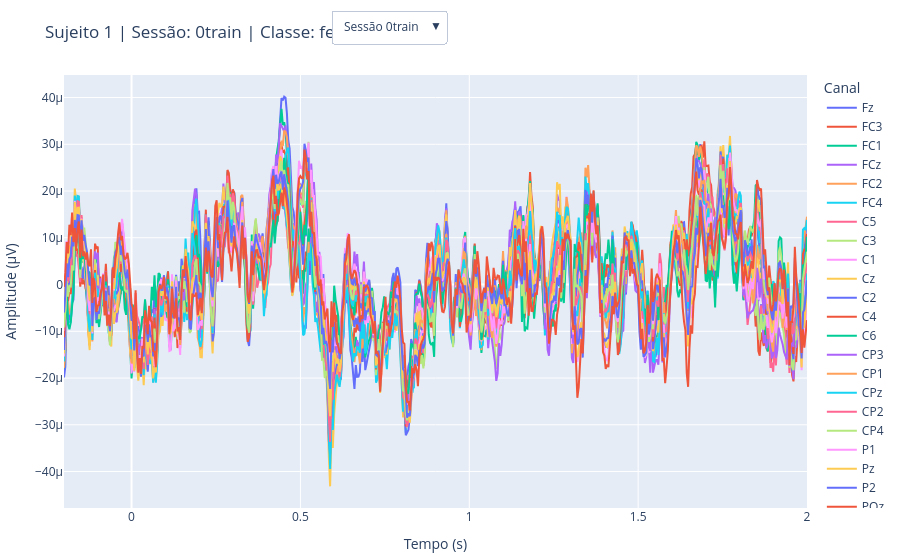

Notebook code for this chart:
### Code cell
# SELECIONAR SESSÃO

participant = 1
dataset = BNCI2014_001()
data = dataset.get_data(subjects=[participant])

session_keys = list(data[participant].keys())

classe_alvo = None   
idx = 0               # índice do trial dentro de cada sessão
ch_names = None
n_ch = None

fig = go.Figure()
traces_por_sessao = []

for s_idx, session_key in enumerate(session_keys):
    # pega o primeiro run dessa sessão
    run_key = list(data[participant][session_key].keys())[0]
    raw = data[participant][session_key][run_key]

    events, event_id = mne.events_from_annotations(raw)
    epochs = mne.Epochs(raw, events, event_id=event_id,
                         tmin=0, tmax=4.0, baseline=None, preload=True)
    epochs.pick('eeg')

    if ch_names is None:
        ch_names = epochs.ch_names
        n_ch = len(ch_names)
        classe_alvo = list(event_id.keys())[0]  

    ep_classe = epochs[classe_alvo]
    trial = ep_classe[idx].get_data()[0]
    times = ep_classe.times

    inicio = len(fig.data)
    for ch_idx, ch_name in enumerate(ch_names):
        fig.add_trace(go.Scatter(
            x=times,
            y=trial[ch_idx],
            mode='lines',
            name=ch_name,
            legendgroup=f"sessao_{s_idx}",
            visible=(s_idx == 0)   
        ))
    traces_por_sessao.append((inicio, inicio + n_ch))


total_traces = len(fig.data)
buttons = []

for s_idx, session_key in enumerate(session_keys):
    visible_mask = [False] * total_traces
    inicio, fim = traces_por_sessao[s_idx]
    for i in range(inicio, fim):
        visible_mask[i] = True

    buttons.append(dict(
        label=f"Sessão {session_key}",
        method="update",
        args=[
            {"visible": visible_mask},
            {"title": f"Sujeito {participant} | Sessão: {session_key} | Classe: {classe_alvo} | Trial {idx+1}"}
        ]
    ))

fig.update_layout(
    updatemenus=[
        dict(
            buttons=buttons,
            direction="down",
            showactive=True,
            x=0.36,
            xanchor="left",
            y=1.15,
            yanchor="top"
        ),
    ],
    title=f"Sujeito {participant} | Sessão: {session_keys[0]} | Classe: {classe_alvo} | Trial {idx+1}",
    xaxis_title="Tempo (s)",
    yaxis_title="Amplitude (µV)",
    margin=dict(l=10, r=10, t=60, b=10),
    legend_title="Canal"
)

display(fig)

### Figure 1 — Plotly figure (JSON) as saved in the notebook; plotly's stock layout.template omitted (floating-point values rounded to 4 significant figures; data arrays with more than 128 entries replaced by an {"elided": "..."} marker saying what was removed)
{"data": [{"legendgroup": "sessao_0", "mode": "lines", "name": "Fz", "type": "scatter", "visible": true, "x": {"elided": "551 float values"}, "y": {"elided": "551 float values"}}, {"legendgroup": "sessao_0", "mode": "lines", "name": "FC3", "type": "scatter", "visible": true, "x": {"elided": "551 float values"}, "y": {"elided": "551 float values"}}, {"legendgroup": "sessao_0", "mode": "lines", "name": "FC1", "type": "scatter", "visible": true, "x": {"elided": "551 float values"}, "y": {"elided": "551 float values"}}, {"legendgroup": "sessao_0", "mode": "lines", "name": "FCz", "type": "scatter", "visible": true, "x": {"elided": "551 float values"}, "y": {"elided": "551 float values"}}, {"legendgroup": "sessao_0", "mode": "lines", "name": "FC2", "type": "scatter", "visible": true, "x": {"elided": "551 float values"}, "y": {"elided": "551 float values"}}, {"legendgroup": "sessao_0", "mode": "lines", "name": "FC4", "type": "scatter", "visible": true, "x": {"elided": "551 float values"}, "y": {"elided": "551 float values"}}, {"legendgroup": "sessao_0", "mode": "lines", "name": "C5", "type": "scatter", "visible": true, "x": {"elided": "551 float values"}, "y": {"elided": "551 float values"}}, {"legendgroup": "sessao_0", "mode": "lines", "name": "C3", "type": "scatter", "visible": true, "x": {"elided": "551 float values"}, "y": {"elided": "551 float values"}}, {"legendgroup": "sessao_0", "mode": "lines", "name": "C1", "type": "scatter", "visible": true, "x": {"elided": "551 float values"}, "y": {"elided": "551 float values"}}, {"legendgroup": "sessao_0", "mode": "lines", "name": "Cz", "type": "scatter", "visible": true, "x": {"elided": "551 float values"}, "y": {"elided": "551 float values"}}, {"legendgroup": "sessao_0", "mode": "lines", "name": "C2", "type": "scatter", "visible": true, "x": {"elided": "551 float values"}, "y": {"elided": "551 float values"}}, {"legendgroup": "sessao_0", "mode": "lines", "name": "C4", "type": "scatter", "visible": true, "x": {"elided": "551 float values"}, "y": {"elided": "551 float values"}}, {"legendgroup": "sessao_0", "mode": "lines", "name": "C6", "type": "scatter", "visible": true, "x": {"elided": "551 float values"}, "y": {"elided": "551 float values"}}, {"legendgroup": "sessao_0", "mode": "lines", "name": "CP3", "type": "scatter", "visible": true, "x": {"elided": "551 float values"}, "y": {"elided": "551 float values"}}, {"legendgroup": "sessao_0", "mode": "lines", "name": "CP1", "type": "scatter", "visible": true, "x": {"elided": "551 float values"}, "y": {"elided": "551 float values"}}, {"legendgroup": "sessao_0", "mode": "lines", "name": "CPz", "type": "scatter", "visible": true, "x": {"elided": "551 float values"}, "y": {"elided": "551 float values"}}, {"legendgroup": "sessao_0", "mode": "lines", "name": "CP2", "type": "scatter", "visible": true, "x": {"elided": "551 float values"}, "y": {"elided": "551 float values"}}, {"legendgroup": "sessao_0", "mode": "lines", "name": "CP4", "type": "scatter", "visible": true, "x": {"elided": "551 float values"}, "y": {"elided": "551 float values"}}, {"legendgroup": "sessao_0", "mode": "lines", "name": "P1", "type": "scatter", "visible": true, "x": {"elided": "551 float values"}, "y": {"elided": "551 float values"}}, {"legendgroup": "sessao_0", "mode": "lines", "name": "Pz", "type": "scatter", "visible": true, "x": {"elided": "551 float values"}, "y": {"elided": "551 float values"}}, {"legendgroup": "sessao_0", "mode": "lines", "name": "P2", "type": "scatter", "visible": true, "x": {"elided": "551 float values"}, "y": {"elided": "551 float values"}}, {"legendgroup": "sessao_0", "mode": "lines", "name": "POz", "type": "scatter", "visible": true, "x": {"elided": "551 float values"}, "y": {"elided": "551 float values"}}, {"legendgroup": "sessao_1", "mode": "lines", "name": "Fz", "type": "scatter", "visible": false, "x": {"elided": "551 float values"}, "y": {"elided": "551 float values"}}, {"legendgroup": "sessao_1", "mode": "lines", "name": "FC3", "type": "scatter", "visible": false, "x": {"elided": "551 float values"}, "y": {"elided": "551 float values"}}, {"legendgroup": "sessao_1", "mode": "lines", "name": "FC1", "type": "scatter", "visible": false, "x": {"elided": "551 float values"}, "y": {"elided": "551 float values"}}, {"legendgroup": "sessao_1", "mode": "lines", "name": "FCz", "type": "scatter", "visible": false, "x": {"elided": "551 float values"}, "y": {"elided": "551 float values"}}, {"legendgroup": "sessao_1", "mode": "lines", "name": "FC2", "type": "scatter", "visible": false, "x": {"elided": "551 float values"}, "y": {"elided": "551 float values"}}, {"legendgroup": "sessao_1", "mode": "lines", "name": "FC4", "type": "scatter", "visible": false, "x": {"elided": "551 float values"}, "y": {"elided": "551 float values"}}, {"legendgroup": "sessao_1", "mode": "lines", "name": "C5", "type": "scatter", "visible": false, "x": {"elided": "551 float values"}, "y": {"elided": "551 float values"}}, {"legendgroup": "sessao_1", "mode": "lines", "name": "C3", "type": "scatter", "visible": false, "x": {"elided": "551 float values"}, "y": {"elided": "551 float values"}}, {"legendgroup": "sessao_1", "mode": "lines", "name": "C1", "type": "scatter", "visible": false, "x": {"elided": "551 float values"}, "y": {"elided": "551 float values"}}, {"legendgroup": "sessao_1", "mode": "lines", "name": "Cz", "type": "scatter", "visible": false, "x": {"elided": "551 float values"}, "y": {"elided": "551 float values"}}, {"legendgroup": "sessao_1", "mode": "lines", "name": "C2", "type": "scatter", "visible": false, "x": {"elided": "551 float values"}, "y": {"elided": "551 float values"}}, {"legendgroup": "sessao_1", "mode": "lines", "name": "C4", "type": "scatter", "visible": false, "x": {"elided": "551 float values"}, "y": {"elided": "551 float values"}}, {"legendgroup": "sessao_1", "mode": "lines", "name": "C6", "type": "scatter", "visible": false, "x": {"elided": "551 float values"}, "y": {"elided": "551 float values"}}, {"legendgroup": "sessao_1", "mode": "lines", "name": "CP3", "type": "scatter", "visible": false, "x": {"elided": "551 float values"}, "y": {"elided": "551 float values"}}, {"legendgroup": "sessao_1", "mode": "lines", "name": "CP1", "type": "scatter", "visible": false, "x": {"elided": "551 float values"}, "y": {"elided": "551 float values"}}, {"legendgroup": "sessao_1", "mode": "lines", "name": "CPz", "type": "scatter", "visible": false, "x": {"elided": "551 float values"}, "y": {"elided": "551 float values"}}, {"legendgroup": "sessao_1", "mode": "lines", "name": "CP2", "type": "scatter", "visible": false, "x": {"elided": "551 float values"}, "y": {"elided": "551 float values"}}, {"legendgroup": "sessao_1", "mode": "lines", "name": "CP4", "type": "scatter", "visible": false, "x": {"elided": "551 float values"}, "y": {"elided": "551 float values"}}, {"legendgroup": "sessao_1", "mode": "lines", "name": "P1", "type": "scatter", "visible": false, "x": {"elided": "551 float values"}, "y": {"elided": "551 float values"}}, {"legendgroup": "sessao_1", "mode": "lines", "name": "Pz", "type": "scatter", "visible": false, "x": {"elided": "551 float values"}, "y": {"elided": "551 float values"}}, {"legendgroup": "sessao_1", "mode": "lines", "name": "P2", "type": "scatter", "visible": false, "x": {"elided": "551 float values"}, "y": {"elided": "551 float values"}}, {"legendgroup": "sessao_1", "mode": "lines", "name": "POz", "type": "scatter", "visible": false, "x": {"elided": "551 float values"}, "y": {"elided": "551 float values"}}], "layout": {"legend": {"title": {"text": "Canal"}}, "margin": {"b": 10, "l": 10, "r": 10, "t": 60}, "title": {"text": "Sujeito 1 | Sessão: 0train | Classe: feet | Trial 1"}, "updatemenus": [{"buttons": [{"args": [{"visible": [true, true, true, true, true, true, true, true, true, true, true, true, true, true, true, true, true, true, true, true, true, true, false, false, false, false, false, false, false, false, false, false, false, false, false, false, false, false, false, false, false, false, false, false]}, {"title": "Sujeito 1 | Sessão: 0train | Classe: feet | Trial 1"}], "label": "Sessão 0train", "method": "update"}, {"args": [{"visible": [false, false, false, false, false, false, false, false, false, false, false, false, false, false, false, false, false, false, false, false, false, false, true, true, true, true, true, true, true, true, true, true, true, true, true, true, true, true, true, true, true, true, true, true]}, {"title": "Sujeito 1 | Sessão: 1test | Classe: feet | Trial 1"}], "label": "Sessão 1test", "method": "update"}], "direction": "down", "showactive": true, "x": 0.36, "xanchor": "left", "y": 1.15, "yanchor": "top"}], "xaxis": {"title": {"text": "Tempo (s)"}}, "yaxis": {"title": {"text": "Amplitude (µV)"}}}}
